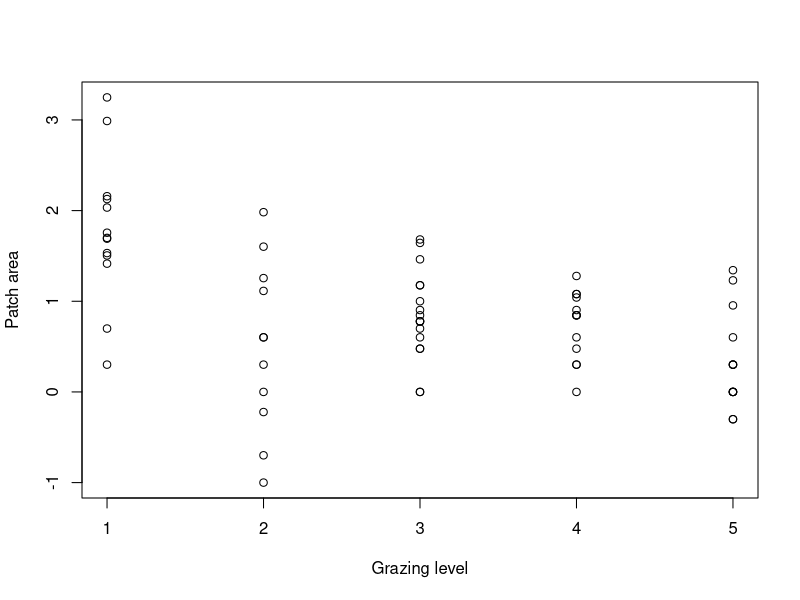
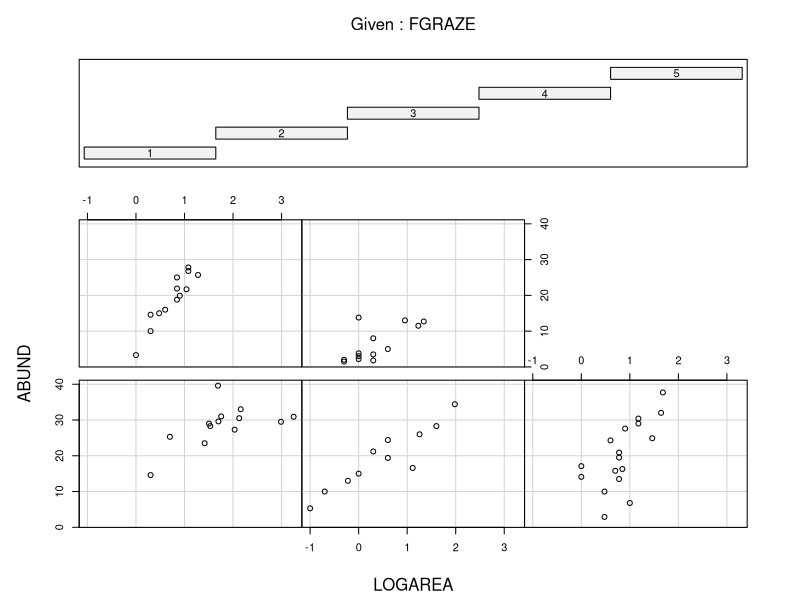
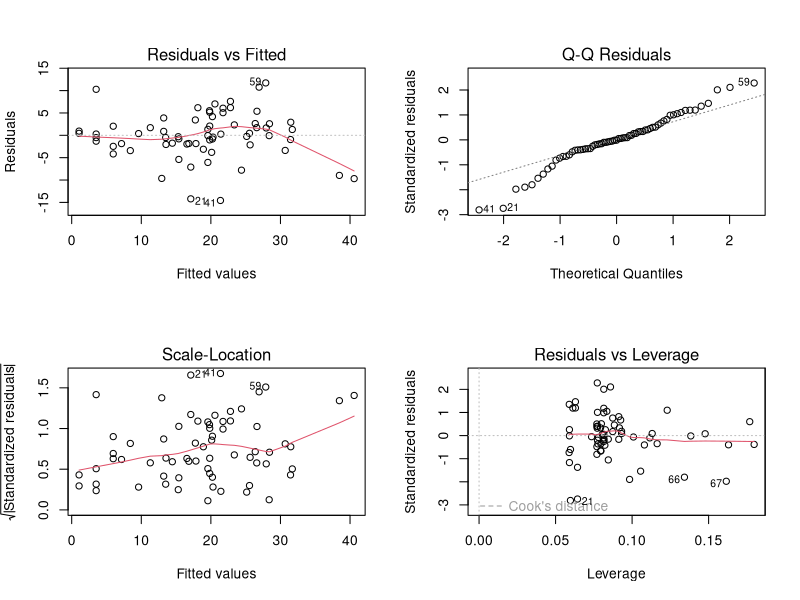
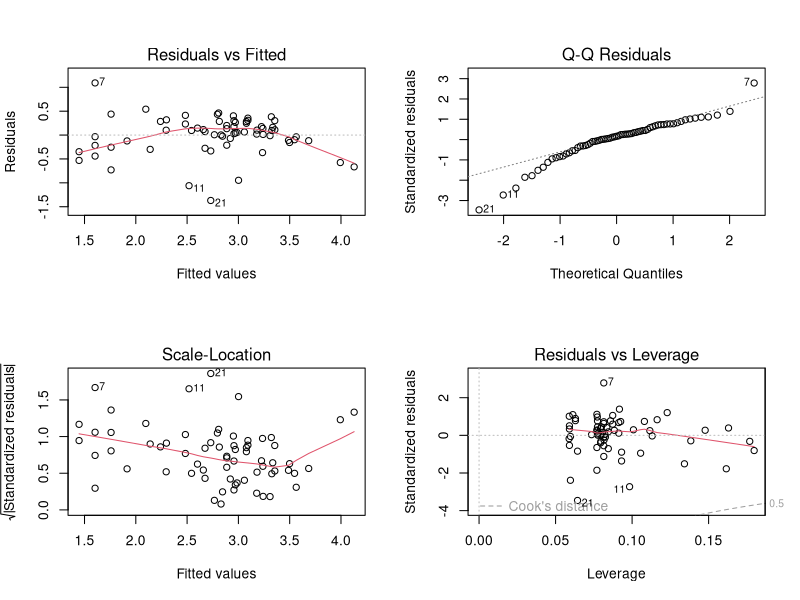
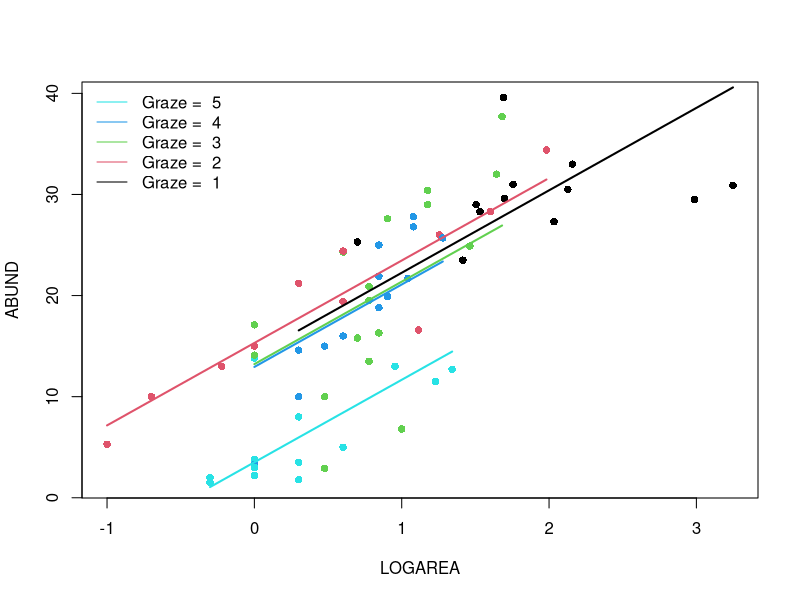
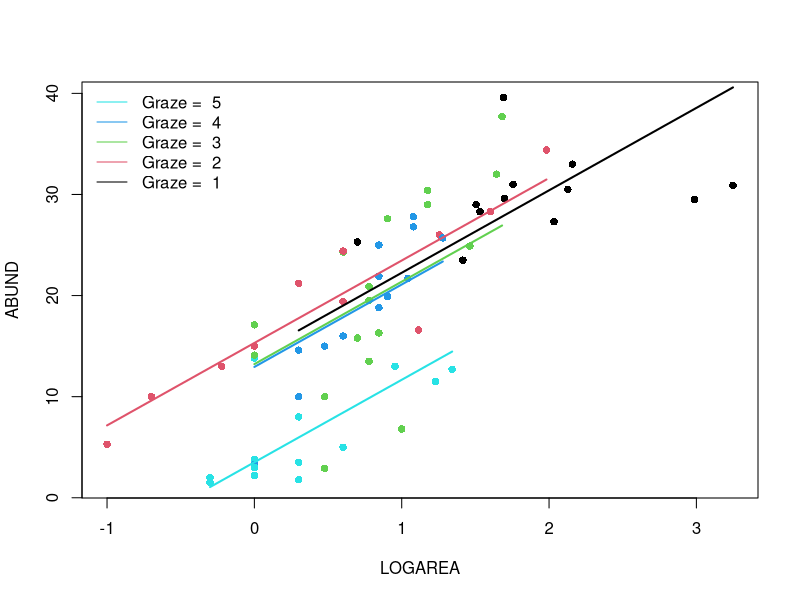
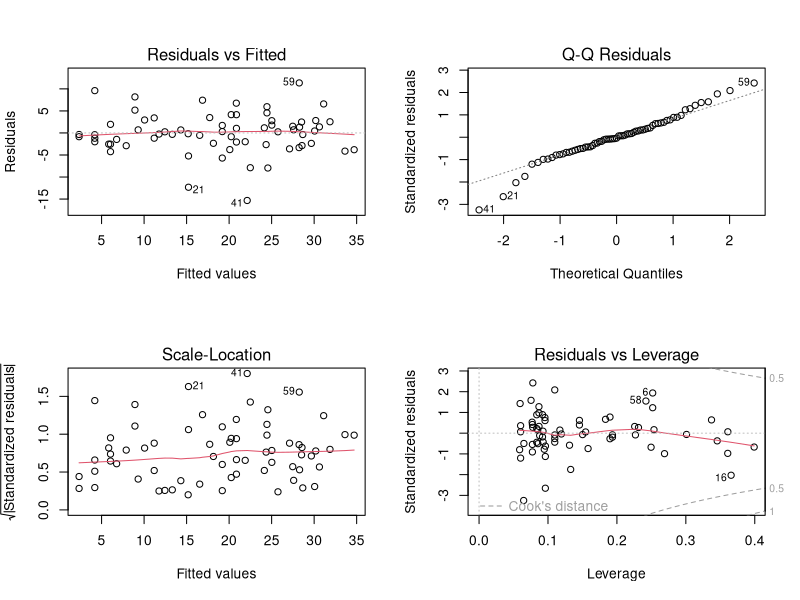
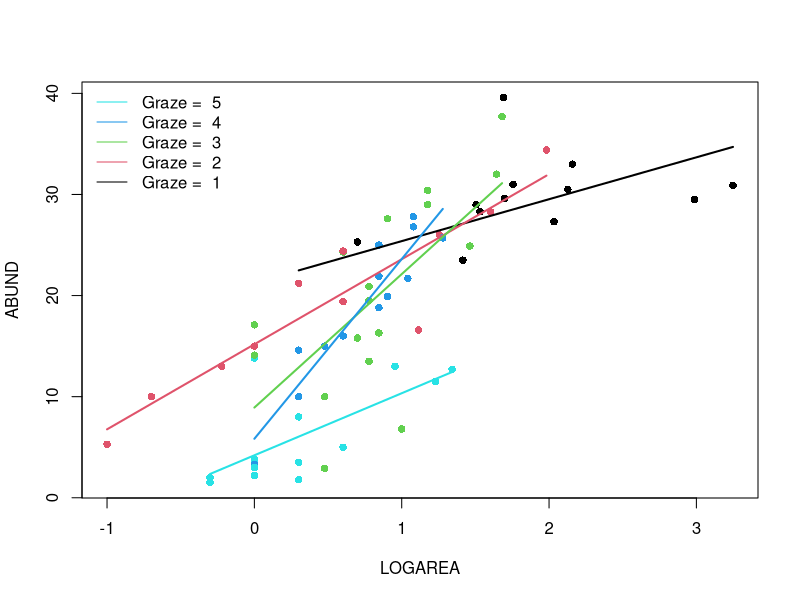

Generate these figures, in order, with R:
## ---- chunk 1
knitr::opts_chunk$set(echo=TRUE, message = FALSE, warning = FALSE, eval = FALSE, cache = FALSE)
SOLUTIONS = TRUE
## ---- chunk 2
loyn <- read.table("data/loyn.txt", header = TRUE, stringsAsFactors = TRUE)
str(loyn)
## ---- chunk 3
loyn$LOGAREA <- log10(loyn$AREA)
# create factor GRAZE as it was originally coded as an integer
loyn$FGRAZE <- factor(loyn$GRAZE)
## ---- chunk 4
plot(LOGAREA ~ GRAZE, xlab = "Grazing level", ylab = "Patch area", data = loyn)

# There is a good spread of patch areas within each grazing level overall,
# although there is a trend for more grazing the smaller the patch is.
# the lowest level of grazing intensity happens to be predominantly in 
# larger patches (including the two monster patches)

# How would we expect adding grazing level to the LOGAREA model to affect 
# the predictions of the model? Think particularly of the largest two patches
# which were previously overestimated by the model (negative residuals - 
# see the linear model 1 exercise)?
# Since the lowest grazing levels appear to be associated with the highest 
# bird abundances, we could expect a model combining area and grazing level
# to predict an even higher abundance for these patches 
# this would not improve the situation for these patches, at least.
# But let's find out if that's the case!
## ---- chunk 5
coplot(ABUND ~ LOGAREA | FGRAZE, data = loyn)

# There is a lot of variation in there, but:
# The mean abundance seems to decrease as grazing levels increase.
# Most noticeable in the highest grazing level.
# Within a grazing level, abundance seems to increase with the log-patch area.
# It is unclear from this if the slope of the log-area effect is 
# different between grazing levels
## ---- chunk 6
birds.add.1 <- lm(ABUND ~ LOGAREA + FGRAZE, data = loyn)
## ---- chunk 7
anova(birds.add.1)

# null hypothesis 1: There is no effect of LOGAREA on ABUND
# (the coefficient for LOGAREA is zero)
# null hypothesis 2: There is no effect of FGRAZE on ABUND
# (no difference between grazing levels *after* the effect of LOGAREA)

# the p values are all very small therefore reject both null hypotheses.
## ---- chunk 8
summary(birds.add.1)

# Here the intercept (baseline) is *NOT* the mean abundance of birds for
# FGRAZE level 1. It is the predicted `ABUND` for LOGAREA = 0 & FGRAZE level 1.
# the null hypothesis for the intercept is that the intercept = 0.
# As the p value (p < 2e-16) is very small we reject this null hypothesis
# and conclude that the intercept is significantly different from 0.
# Not a biologically relevant hypothesis test, in this context
# (in fact totally arbitrary, as the location of the zero is determined
# by the transformation we chose)

# For LOGAREA, the null hypothesis is that the slope of the relationship
# between LOGAREA and ABUND = 0 (no relationship)

# The remaining estimates are differences (contrasts) between each level
# and the reference level, FGRAZE1. 
# For example the FGRAZE2 estimate is 0.38, so there are 0.38 more birds on
# average in graze level 2 compared to graze level 1, *for a given patch area*.
# This difference is however not significantly different from zero (p = 0.89). 

# The difference between graze level 5 (FGRAZE5) and the reference FGRAZE1 is 
# -11.89 (11.89 fewer birds in graze 5 compared to graze 1),
# for *an identical patch area*.
# This difference is significantly different from 0 (p = 0.00017) and therefore
# the mean abundance of birds in graze level 5 is significantly lower than in
# graze level 1, for the same patch area.

# The Multiple R-square value is as we calculated from the anova table

## ---- chunk 9
# first split the plotting device into 2 rows and 2 columns
par(mfrow = c(2,2))

# now create the residuals plots
plot(birds.add.1)

# To test the normality of residuals assumption we use the Normal Q-Q plot. 
# The central residuals are not too far from the Q-Q line but the extremes
# are too extreme (the tails of the distribution are too long). Some
# observations, both high and low, are poorly explained by the model.

# The plot of the residuals against the fitted values suggests these
# extreme residuals happen for intermediate fitted values.

# Looking at the homogeneity of variance assumption (Residuals vs
# Fitted and Scale-Location plot),
# the graphs are mostly messy, with no clear pattern emerging. There is
# a hint of smaller variance with the lowest fitted values, which is not ideal.
# This could mean that the homogeneity of variance assumption is not met
# (i.e. the variances are not the same). 

# The observations with the highest leverage don't appear to be overly
# influential, according to the Cook's distances in the Residuals vs
# Leverage plot.  

# ABUND being bounded by zero, it wouldn't be too surprising that the variance increases with the mean abundance.
# This is often improved by log-transforming the response
loyn$logABUND<- log(loyn$ABUND + 1) # here the natural log
birds.add.3 <- lm(logABUND ~ LOGAREA + FGRAZE, data = loyn)
par(mfrow = c(2,2))
plot(birds.add.3)

# Not this time! Lots of extreme negative residuals generated.

# Back to `birds.add.1` the other issue was the extreme residuals.
# This could be due to missing important explanatory variables from the model, either
# new explanatory variables altogether, or interactions: is it okay to assume
# the effect of LOGAREA to be the same for all grazing levels?

## ---- chunk 10
par(mfrow= c(1, 1))
plot(ABUND ~ LOGAREA, data= loyn, col= GRAZE, pch= 16)
# Note: # colour 1 means black in R
# colour 2 means red in R
# colour 3 means green in R
# colour 4 means blue in R
# colour 5 means cyan in R

# FGRAZE1
# create a sequence of increasing Biomass within the observed range
LOGAREA.seq<- seq(from= min(loyn$LOGAREA[loyn$FGRAZE == 1]),
					to= max(loyn$LOGAREA[loyn$FGRAZE == 1]),
					length= 20)
# create data frame for prediction
dat4pred<- data.frame(FGRAZE= "1", LOGAREA= LOGAREA.seq)
# predict for new data
dat4pred$predicted<- predict(birds.add.1, newdata= dat4pred)
# add the predictions to the plot of the data
lines(predicted ~ LOGAREA, data= dat4pred, col= 1, lwd= 2)

# FGRAZE2
LOGAREA.seq<- seq(from= min(loyn$LOGAREA[loyn$FGRAZE == 2]),
					to= max(loyn$LOGAREA[loyn$FGRAZE == 2]),
					length= 20)
dat4pred<- data.frame(FGRAZE= "2", LOGAREA= LOGAREA.seq)
dat4pred$predicted<- predict(birds.add.1, newdata= dat4pred)
lines(predicted ~ LOGAREA, data= dat4pred, col= 2, lwd= 2)

# FGRAZE3
LOGAREA.seq<- seq(from= min(loyn$LOGAREA[loyn$FGRAZE == 3]),
					to= max(loyn$LOGAREA[loyn$FGRAZE == 3]),
					length= 20)
dat4pred<- data.frame(FGRAZE= "3", LOGAREA= LOGAREA.seq)
dat4pred$predicted<- predict(birds.add.1, newdata= dat4pred)
lines(predicted ~ LOGAREA, data= dat4pred, col= 3, lwd= 2)

# FGRAZE4
LOGAREA.seq<- seq(from= min(loyn$LOGAREA[loyn$FGRAZE == 4]),
					to= max(loyn$LOGAREA[loyn$FGRAZE == 4]),
					length= 20)
dat4pred<- data.frame(FGRAZE= "4", LOGAREA= LOGAREA.seq)
dat4pred$predicted<- predict(birds.add.1, newdata= dat4pred)
lines(predicted ~ LOGAREA, data= dat4pred, col= 4, lwd= 2)

# FGRAZE5
LOGAREA.seq<- seq(from= min(loyn$LOGAREA[loyn$FGRAZE == 5]),
					to= max(loyn$LOGAREA[loyn$FGRAZE == 5]),
					length= 20)
dat4pred<- data.frame(FGRAZE= "5", LOGAREA= LOGAREA.seq)
dat4pred$predicted<- predict(birds.add.1, newdata= dat4pred)
lines(predicted ~ LOGAREA, data= dat4pred, col= 5, lwd= 2)

legend("topleft", 
 legend= paste("Graze = ", 5:1), 
 col= c(5:1), bty= "n",
 lty= c(1, 1, 1), 
 lwd= c(1, 1, 1))
## ---- chunk 11
# Okay, that was a long-winded way of doing this.
# If, like me, you prefer more compact code and less risks of errors,
# you can use a loop, to save repeating the sequence 5 times:
par(mfrow= c(1, 1))
plot(ABUND ~ LOGAREA, data= loyn, col= GRAZE, pch= 16)

for(g in levels(loyn$FGRAZE)){# `g` will take the values "1", "2",..., "5" in turn
	LOGAREA.seq<- seq(from= min(loyn$LOGAREA[loyn$FGRAZE == g]),
										to= max(loyn$LOGAREA[loyn$FGRAZE == g]),
														length= 20)
	dat4pred<- data.frame(FGRAZE= g, LOGAREA= LOGAREA.seq)
	dat4pred$predicted<- predict(birds.add.1, newdata= dat4pred)
	lines(predicted ~ LOGAREA, data= dat4pred, col= as.numeric(g), lwd= 2)
}
legend("topleft", 
 legend= paste("Graze = ", 5:1), 
 col= c(5:1), bty= "n",
 lty= c(1, 1, 1), 
 lwd= c(1, 1, 1))
## ---- chunk 12
# There is a significant effect of grazing levels, especially the highest
# level with a negative effect on bird abundance

# There is a significant positive effect of patch area, too.

# The relative importance of patch area and grazing is not clear, as these
# are correlated, with smaller patches also having higher grazing intensity
# on average, and larger patches lower grazing intensity.

# Some observations are poorly predicted (fitted) using the current set
# of explanatory variables.
## ---- chunk 13
birds.inter.1 <- lm(ABUND ~ FGRAZE * LOGAREA , data = loyn)
## ---- chunk 14
anova(birds.inter.1)

# null hypothesis 1: There is no effect of LOGAREA on ABUND
# (the coefficient for LOGAREA is zero)

# null hypothesis 2: There is no effect of FGRAZE on ABUND
# (no difference between grazing levels *after* the effect of LOGAREA)

# null hypothesis 3: There is no effect of an FGRAZE by ABUND interaction
# *after* the effects of LOGAREA and FGRAZE combined).
# A couple of equivalent ways to say this: the effect of LOGAREA doesn't differ
# among FGRAZE levels or: the difference in bird abundance between grazing
# levels is the same for all patch areas.

# As long as there is an interaction in the model, the null hypotheses 1 and 2
# ("main effects") are not relevant to us
# the p value for the interaction is large, therefore we fail to reject the
# null hypothesis: there is no evidence supporting this interaction.
## ---- chunk 15
summary(birds.inter.1)

# Here the intercept (baseline) is the predicted `ABUND` for LOGAREA = 0,
# for FGRAZE level 1.
# the null hypothesis for the intercept is that the intercept = 0
# (not biologically relevant).

# LOGAREA represents the slope for LOGAREA, specific to level FGRAZE = 1.
# The null hypothesis is that the slope of the relationship
# between LOGAREA and ABUND = 0, for level FGRAZE = 1 only. 

# FGRAZE2...5 estimate differences (contrasts) between the *intercept* of
# each level and the *intercept* of the reference level, FGRAZE = 1. 

# FGRAZE2...5:LOGAREA estimate differences (contrasts) between the *slope*
# of LOGAREA for each level and the *slope* of LOGAREA for the reference
# level, FGRAZE = 1. 


# The Multiple R-square value is 0.76, slightly up from the purely additive
# model (but not much, given that we have added a whole 4 parameters to the
# model, i.e. nearly doubled its complexity)

## ---- chunk 16
# first split the plotting device into 2 rows and 2 columns
par(mfrow = c(2,2))

# now create the residuals plots
plot(birds.inter.1)

# Not a great deal of an improvement! Just marginally better in every respect,
# thanks to increasing the fit slightly (by throwing lots of new model
# parameters at the data).
## ---- chunk 17
# NOTE: I'm using the loop version of the plot, here.
# If you don't like it, refer to the long-hand code version at Question 11

par(mfrow= c(1, 1))
plot(ABUND ~ LOGAREA, data= loyn, col= GRAZE, pch= 16)

for(g in levels(loyn$FGRAZE)){# `g` will take the values "1", "2",..., "5" in turn
	LOGAREA.seq<- seq(from= min(loyn$LOGAREA[loyn$FGRAZE == g]),
										to= max(loyn$LOGAREA[loyn$FGRAZE == g]),
														length= 20)
	dat4pred<- data.frame(FGRAZE= g, LOGAREA= LOGAREA.seq)
	dat4pred$predicted<- predict(birds.inter.1, newdata= dat4pred)
	lines(predicted ~ LOGAREA, data= dat4pred, col= as.numeric(g), lwd= 2)
}
legend("topleft", 
 legend= paste("Graze = ", 5:1), 
 col= c(5:1), bty= "n",
 lty= c(1, 1, 1), 
 lwd= c(1, 1, 1))
## ---- chunk 18
# The slopes of the LOGAREA effect across grazing levels are all over the
# place, without any coherent pattern (for instance, they could have been
# increasing or decreasing gradually from low to high grazing intensity)

# The interaction is non-significant, so isn't supported statistically either.

# Time to revert to the simpler, or a different model? More on this in the next session!

